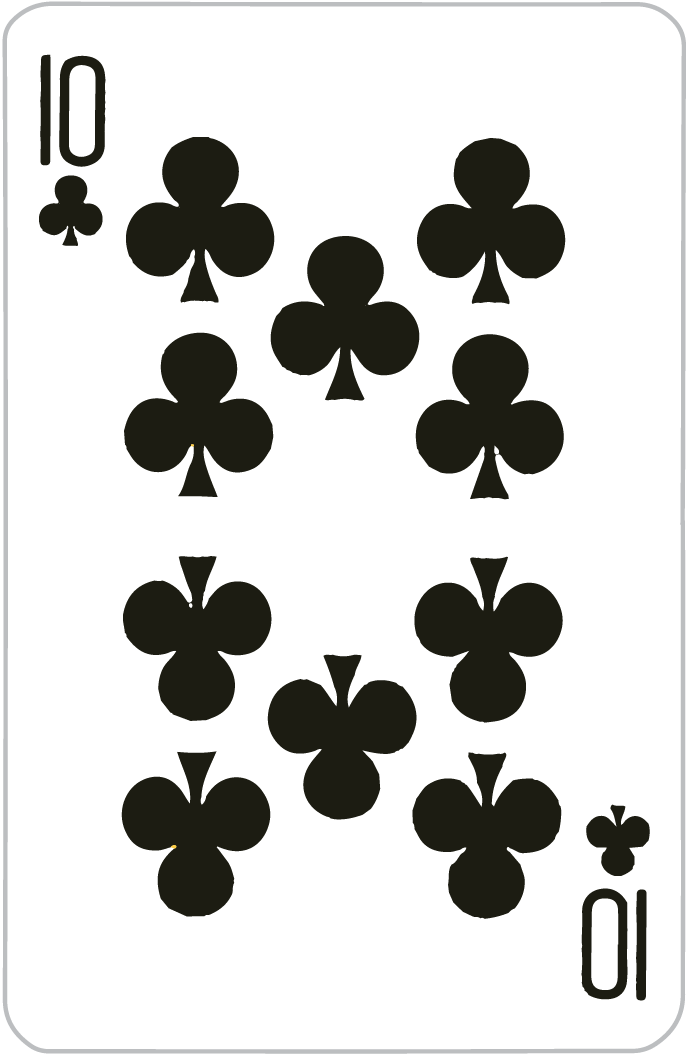
#> input picture ia-angular/src/assets/images/10C.png, 691 x 1056 px; its folder holds only this picture in this run
$ python -i generador_imagenes.py   (imports and definitions only)
#> lines starting #> are read from the running program, lines starting #| are printed output that depends on the picture
import cv2
import numpy as np
import random
from PIL import Image, ImageEnhance, ImageFilter, UnidentifiedImageError
import os

def augment_mobile_style(image_path, output_folder, num_variations=30):
#> called with image_path = '../ia-angular/src/assets/images/10C.png', output_folder = 'out.png', num_variations = 30
    try:
        img = Image.open(image_path)
#> img is the input picture: PIL image 691x1056 RGBA; mean R, G, B, A 205.4, 205.5, 203.4, 249.9
    except UnidentifiedImageError:
        print(f"Archivo no válido (no es una imagen): {image_path}")
        return

    for i in range(num_variations):
        augmented_img = img.copy()

        # Rotación aleatoria entre -20 y +20 grados
        angle = random.uniform(-20, 20)
        augmented_img = augmented_img.rotate(angle)

        # Ajuste de brillo aleatorio entre 0.5 y 1.6
        enhancer = ImageEnhance.Brightness(augmented_img)
        augmented_img = enhancer.enhance(random.uniform(0.5, 1.6))

        # Ajuste de contraste aleatorio entre 0.6 y 1.4
        enhancer = ImageEnhance.Contrast(augmented_img)
        augmented_img = enhancer.enhance(random.uniform(0.6, 1.4))

        # Desenfoque aleatorio
        if random.choice([True, False]):
            augmented_img = augmented_img.filter(ImageFilter.GaussianBlur(radius=random.uniform(0.5, 3)))

        # Rotación leve adicional para simular perspectiva
        augmented_img = augmented_img.rotate(random.uniform(-5, 5))

        # Conversión a OpenCV para aplicar transformaciones adicionales
        augmented_img_cv = cv2.cvtColor(np.array(augmented_img), cv2.COLOR_RGB2BGR)

        # Ruido aleatorio
        if random.choice([True, False]):
            noise = np.random.normal(0, 15, augmented_img_cv.shape)
            augmented_img_cv = cv2.add(augmented_img_cv, noise.astype(np.uint8))

        # Distorsión de perspectiva adicional
        rows, cols, _ = augmented_img_cv.shape
        pts1 = np.float32([[0, 0], [cols, 0], [0, rows], [cols, rows]])
        shift_x = random.randint(-25, 25)
        shift_y = random.randint(-25, 25)
        pts2 = np.float32([
            [shift_x, shift_y],
            [cols - shift_x, shift_y],
            [shift_x, rows - shift_y],
            [cols - shift_x, rows - shift_y]
        ])
        M = cv2.getPerspectiveTransform(pts1, pts2)
        augmented_img_cv = cv2.warpPerspective(augmented_img_cv, M, (cols, rows))

        # Convertir de nuevo a PIL para guardar
        augmented_img_final = Image.fromarray(cv2.cvtColor(augmented_img_cv, cv2.COLOR_BGR2RGB))

        # Guardar en la misma carpeta que la imagen original
        file_name = os.path.splitext(os.path.basename(image_path))[0]
        augmented_img_final.save(os.path.join(output_folder, f"{file_name}_aug_{i + 1}.png"))
#> this loop made 30 passes
#> pass 1, in augment_mobile_style, `augmented_img = augmented_img.rotate(angle)`:
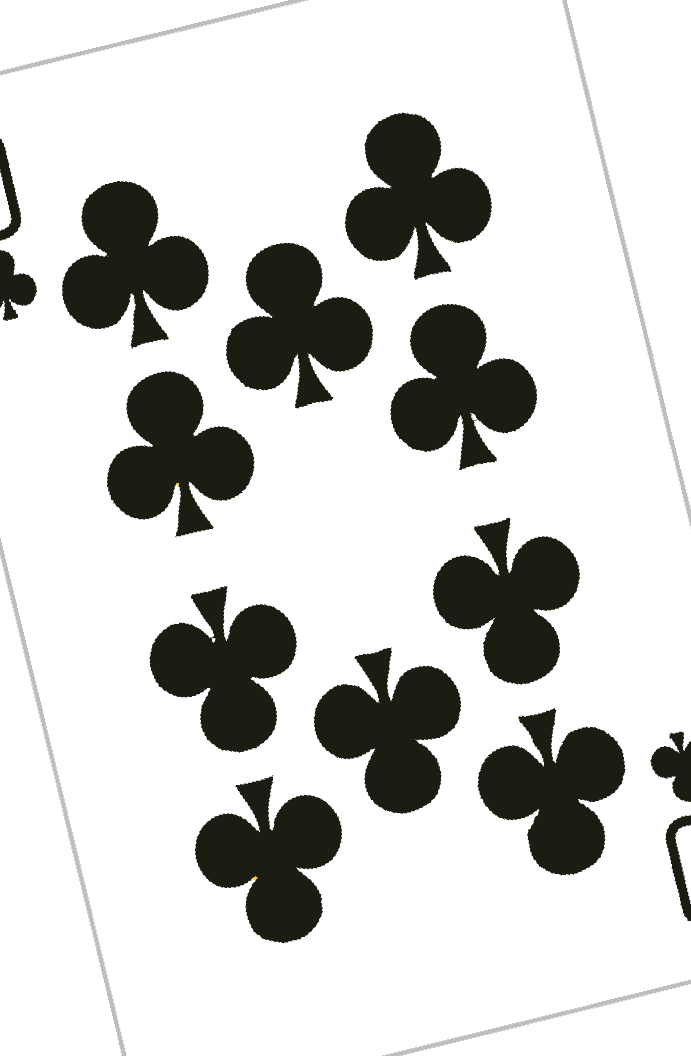
#> augmented_img: PIL image 691x1056 RGBA; mean R, G, B, A 181.3, 181.4, 179.4, 225.9; transparent parts drawn white
#> pass 1, in augment_mobile_style, `augmented_img = augmented_img.rotate(random.uniform(-5, 5))`:
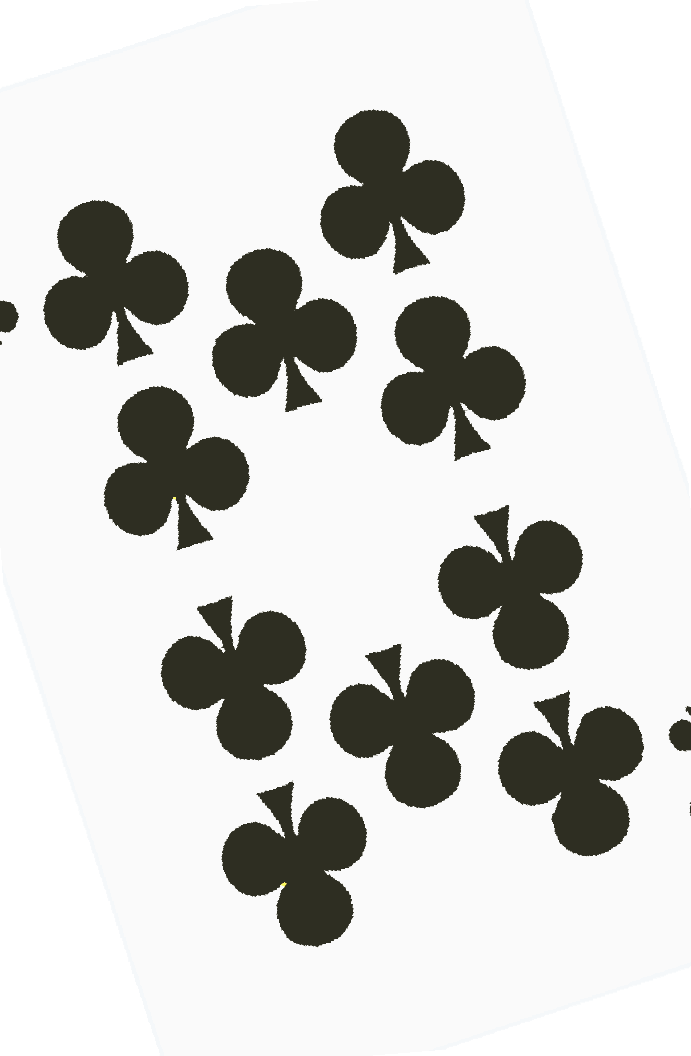
#> augmented_img: PIL image 691x1056 RGBA; mean R, G, B, A 177.8, 177.8, 175.5, 219; transparent parts drawn white
#> after the loop:
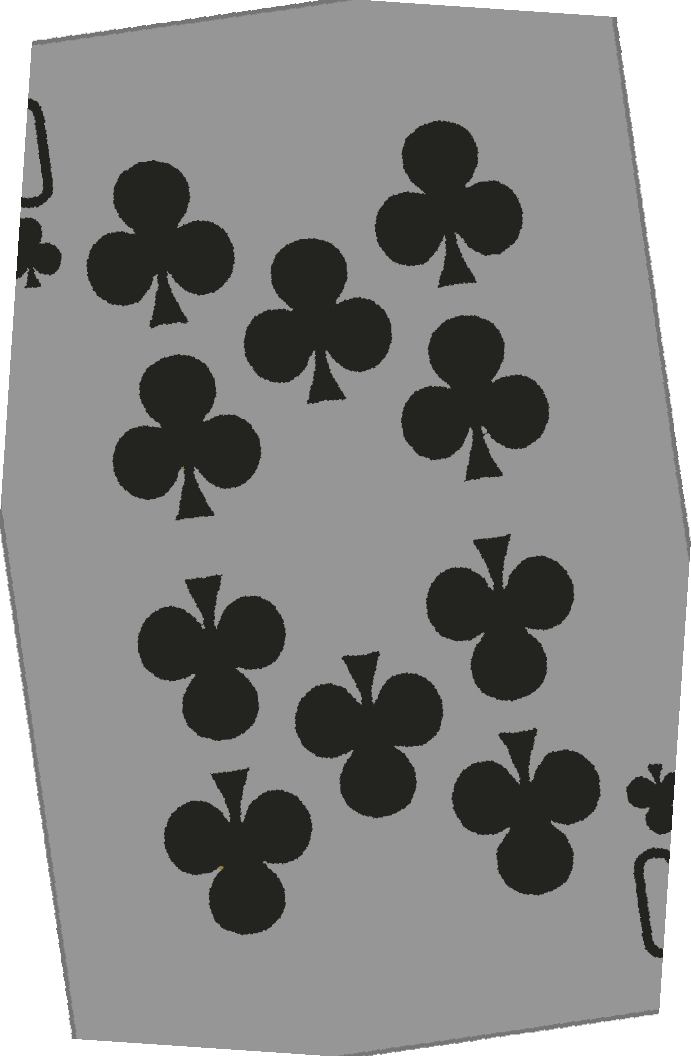
#> augmented_img: PIL image 691x1056 RGBA; mean R, G, B, A 113.2, 113.2, 112.4, 228.7; transparent parts drawn white
#> after the loop:
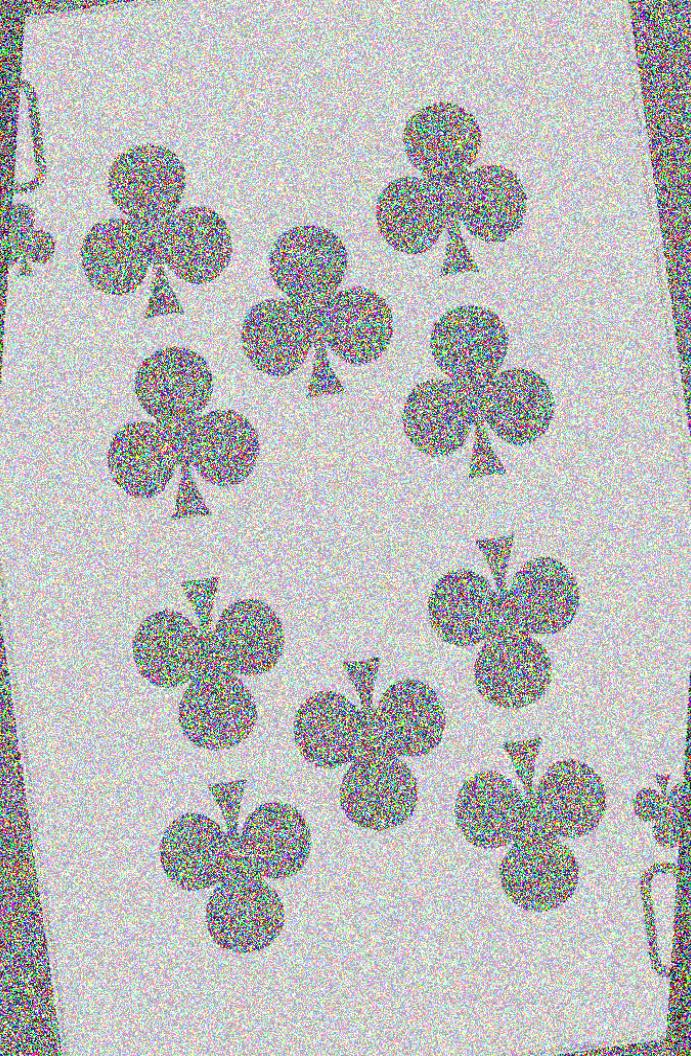
#> augmented_img_cv: shape (1056, 691, 3); mean R, G, B 187.7, 188.1, 187.9
#> after the loop:
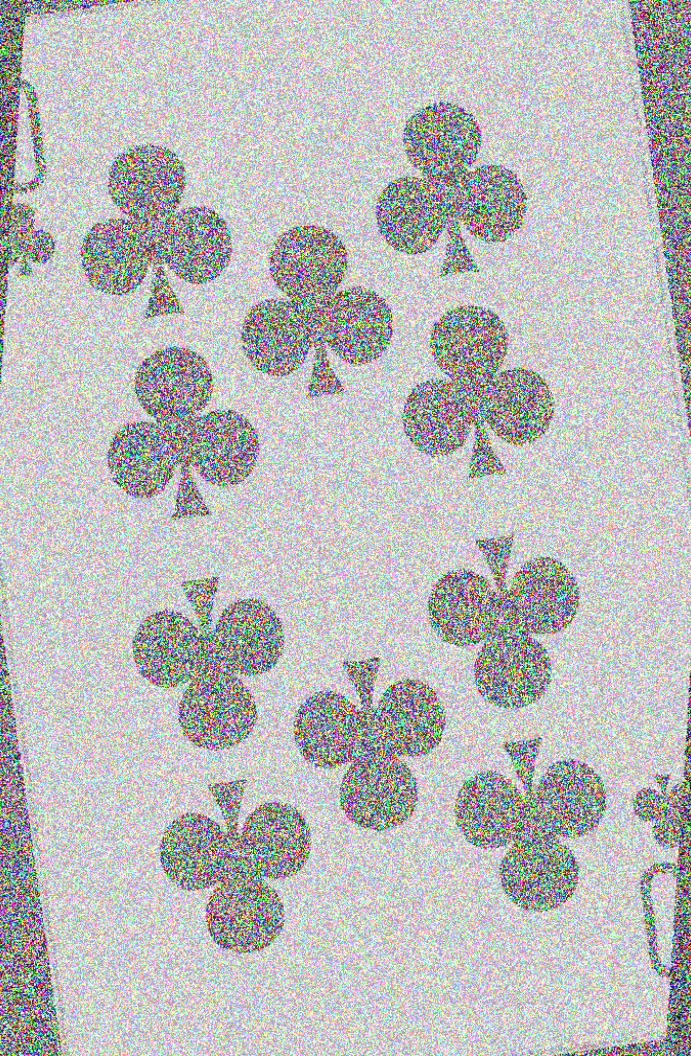
#> augmented_img_final: PIL image 691x1056 RGB; mean R, G, B 187.9, 188.1, 187.7

# Función para aplicar el aumento de datos en todas las imágenes del dataset
def augment_all_images_mobile_style(dataset_folder):
    for subdir, _, files in os.walk(dataset_folder):
        # Aumentar el número de variaciones para cartas problemáticas (J, Q, K, corazones, diamantes)
        num_variations = 150 if any(card in subdir for card in ['J', 'Q', 'K', 'H', 'D']) else 20
        for file in files:
            image_path = os.path.join(subdir, file)
            # Ignorar archivos que no sean de imagen
            if not file.lower().endswith(('.png')):
                print(f"Ignorado: {image_path}")
                continue
            print(f"Generando {num_variations} variaciones para: {image_path}")
            augment_mobile_style(image_path, subdir, num_variations=num_variations)

# Ejecutar la función para todo el dataset
dataset_folder = 'dataset'
# [1 line not run here, left out]

>>> result = augment_mobile_style('../ia-angular/src/assets/images/10C.png', 'out.png')

$ run again, on ia-angular/src/assets/images/2C.png
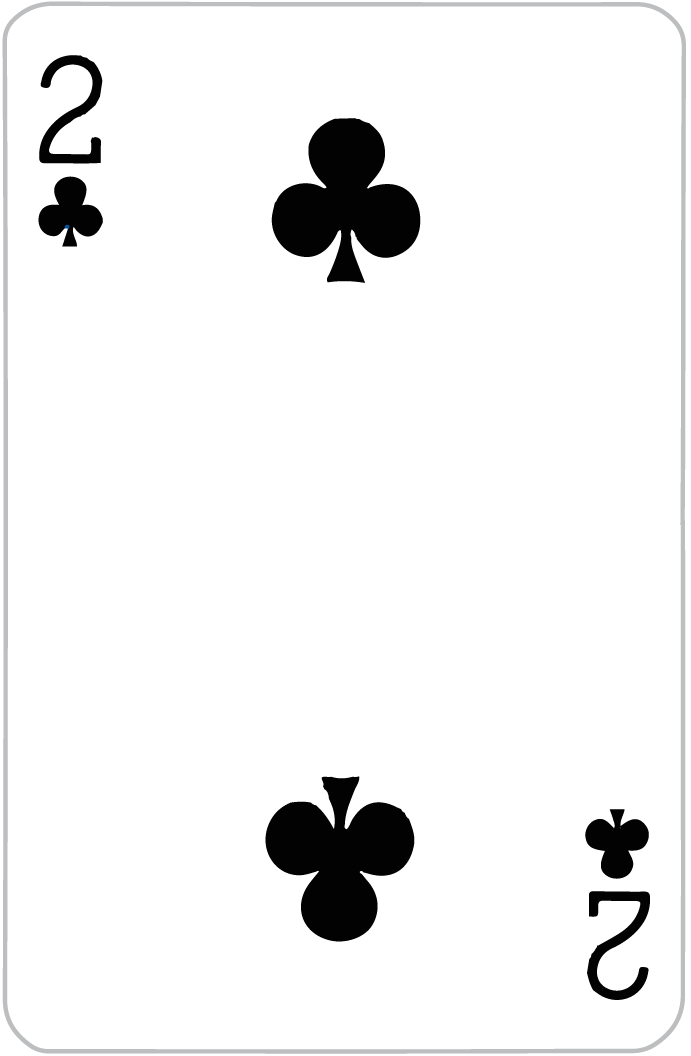
#> input picture ia-angular/src/assets/images/2C.png, 691 x 1056 px
#> in augment_mobile_style, img is the input picture: PIL image 691x1056 RGBA; mean R, G, B, A 240.2, 240.2, 240.3, 249.9
#> after the loop in augment_mobile_style, `for i in range(num_variations):`:
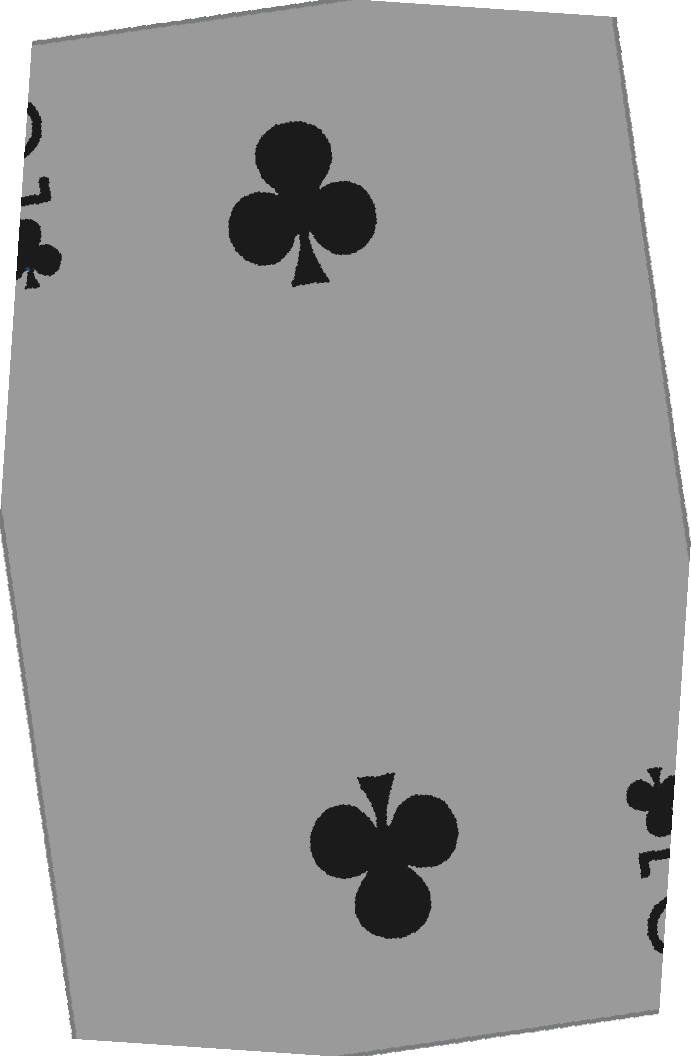
#> augmented_img: PIL image 691x1056 RGBA; mean R, G, B, A 134.6, 134.6, 134.6, 228.7; transparent parts drawn white
#> after the loop in augment_mobile_style, `for i in range(num_variations):`:
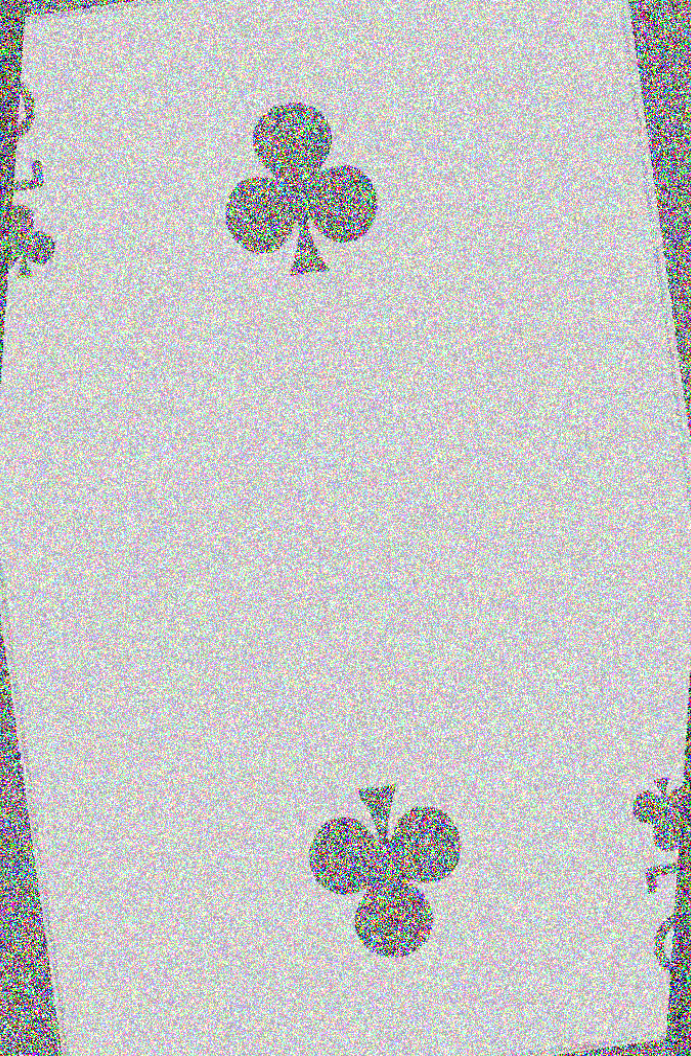
#> augmented_img_final: PIL image 691x1056 RGB; mean R, G, B 199.9, 200.1, 200.1

$ run again, on ia-angular/src/assets/images/4C.png
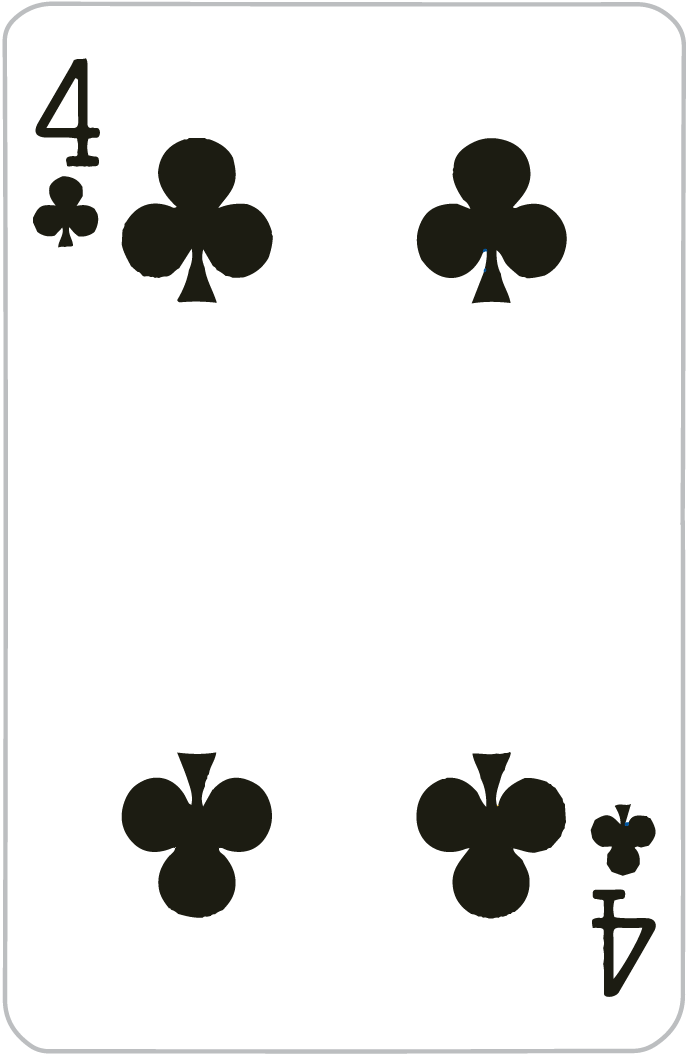
#> input picture ia-angular/src/assets/images/4C.png, 691 x 1056 px
#> in augment_mobile_style, img is the input picture: PIL image 691x1056 RGBA; mean R, G, B, A 232.3, 232.4, 231.5, 249.9
#> after the loop in augment_mobile_style, `for i in range(num_variations):`:
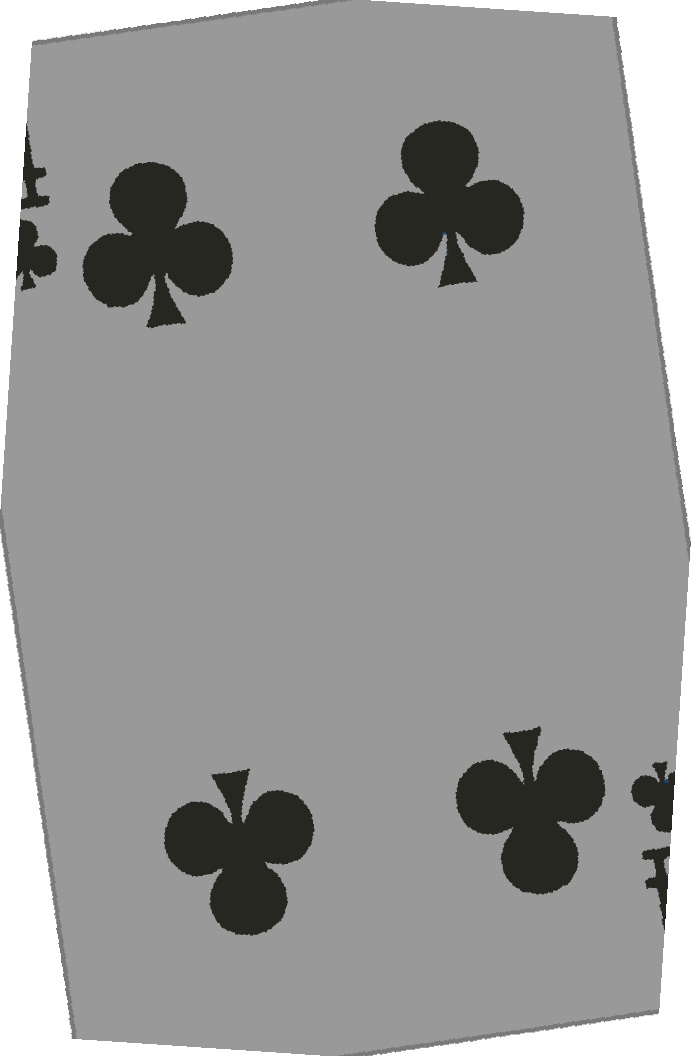
#> augmented_img: PIL image 691x1056 RGBA; mean R, G, B, A 129.7, 129.8, 129.3, 228.7; transparent parts drawn white
#> after the loop in augment_mobile_style, `for i in range(num_variations):`:
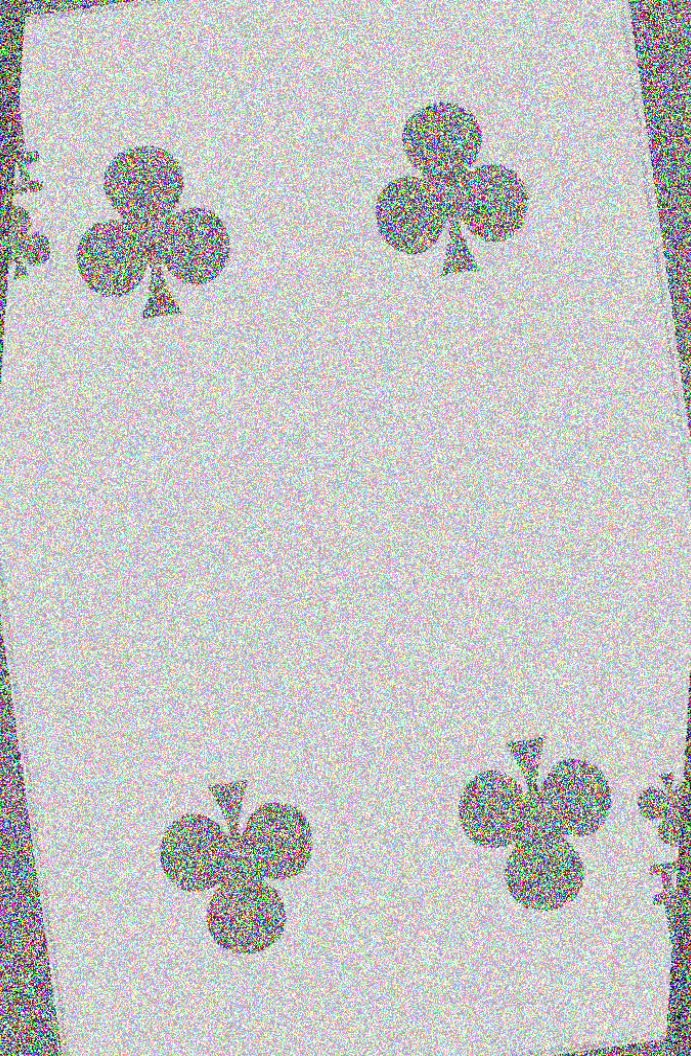
#> augmented_img_final: PIL image 691x1056 RGB; mean R, G, B 197.2, 197.4, 197.2
